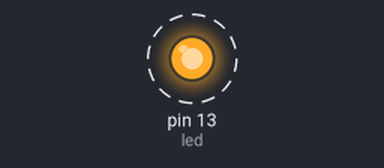
The sketch below on a simulated Arduino Uno, built with avr-gcc and run on an emulated ATmega328P. On the bench: output pins drawn as LEDs (lit = HIGH). Dashed ring = blinking.

Above: at 0.5 s.
Timing chart, 0 to 4.6 s (numbered marks = the images above):
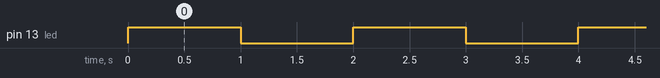

The sketch:

Prog_3_DigitalWrite.ino
```cpp
int led = 13; //pin digital = {0-13}
//Arduino uno y Arduino Mega cuentan con un led de prueba en la placa ubicado en el pin 13


void setup() {
  // put your setup code here, to run once:

  //Debe establecerse el modo de trabajo de un pin digital, ya sea este de entrada o de salida

  pinMode(led, OUTPUT);

}

void loop() {

  //digitalWrite(led, HIGH); //PRENDER EL LED
  //digitalWrite(led, true); //PRENDER EL LED
  digitalWrite(led, 1); //PRENDER EL LED

  delay(1000);

  //digitalWrite(led, LOW); //APAGA EL LED
  //digitalWrite(led, false);
  digitalWrite(led, 0);

  delay(1000);

}
```

Measured:
- by itself, pin 13 (led): alternates HIGH for 1.0 s and LOW for 1.0 s
